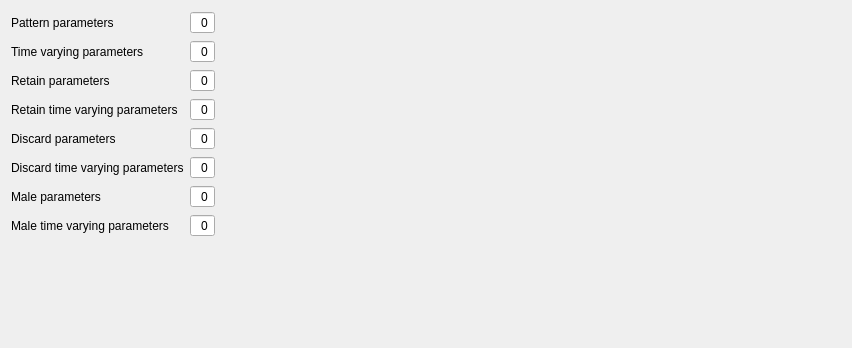
                <widget class="QWidget" name="scrollAreaWidgetContents">
                 <property name="geometry">
                  <rect>
                   <x>0</x>
                   <y>0</y>
                   <width>852</width>
                   <height>348</height>
                  </rect>
                 </property>
                 <layout class="QVBoxLayout" name="verticalLayout_17">
                  <item>
                   <layout class="QGridLayout" name="selex_size_parameters">
                    <item row="15" column="0" colspan="3">
                     <widget class="QLabel" name="label_sel_size_male_params">
                      <property name="text">
                       <string>Male parameters</string>
                      </property>
                     </widget>
                    </item>
                    <item row="17" column="0" colspan="3">
                     <widget class="QLabel" name="label_sel_size_male_tv_params">
                      <property name="text">
                       <string>Male time varying parameters</string>
                      </property>
                     </widget>
                    </item>
                    <item row="18" column="0" colspan="8">
                     <layout class="QVBoxLayout" name="verticalLayout_selex_size_male_tv_parms"/>
                    </item>
                    <item row="14" column="0" colspan="8">
                     <layout class="QVBoxLayout" name="verticalLayout_selex_size_discard_tv_parms"/>
                    </item>
                    <item row="6" column="0" colspan="8">
                     <layout class="QVBoxLayout" name="verticalLayout_selex_size_timevary_parms"/>
                    </item>
                    <item row="10" column="0" colspan="8">
                     <layout class="QVBoxLayout" name="verticalLayout_selex_size_retain_tv_parms"/>
                    </item>
                    <item row="5" column="0" colspan="3">
                     <widget class="QLabel" name="label_sel_size_timevary_parms">
                      <property name="text">
                       <string>Time varying parameters</string>
                      </property>
                     </widget>
                    </item>
                    <item row="9" column="0" colspan="3">
                     <widget class="QLabel" name="label_sel_size_retain_tv_params">
                      <property name="text">
                       <string>Retain time varying parameters</string>
                      </property>
                     </widget>
                    </item>
                    <item row="3" column="5">
                     <spacer name="horizontalSpacer_28">
                      <property name="orientation">
                       <enum>Qt::Horizontal</enum>
                      </property>
                      <property name="sizeHint" stdset="0">
                       <size>
                        <width>40</width>
                        <height>20</height>
                       </size>
                      </property>
                     </spacer>
                    </item>
                    <item row="13" column="0" colspan="3">
                     <widget class="QLabel" name="label_sel_size_discard_tv_params">
                      <property name="minimumSize">
                       <size>
                        <width>155</width>
                        <height>0</height>
                       </size>
                      </property>
                      <property name="text">
                       <string>Discard time varying parameters</string>
                      </property>
                     </widget>
                    </item>
                    <item row="7" column="0" colspan="3">
                     <widget class="QLabel" name="label_sel_size_retain_params">
                      <property name="text">
                       <string>Retain parameters</string>
                      </property>
                     </widget>
                    </item>
                    <item row="3" column="8">
                     <spacer name="horizontalSpacer_26">
                      <property name="orientation">
                       <enum>Qt::Horizontal</enum>
                      </property>
                      <property name="sizeHint" stdset="0">
                       <size>
                        <width>40</width>
                        <height>20</height>
                       </size>
                      </property>
                     </spacer>
                    </item>
                    <item row="3" column="4">
                     <spacer name="horizontalSpacer_22">
                      <property name="orientation">
                       <enum>Qt::Horizontal</enum>
                      </property>
                      <property name="sizeHint" stdset="0">
                       <size>
                        <width>40</width>
                        <height>20</height>
                       </size>
                      </property>
                     </spacer>
                    </item>
                    <item row="4" column="0" colspan="9">
                     <layout class="QVBoxLayout" name="verticalLayout_selex_size_params"/>
                    </item>
                    <item row="8" column="0" colspan="9">
                     <layout class="QVBoxLayout" name="verticalLayout_sel_size_retain"/>
                    </item>
                    <item row="12" column="0" colspan="9">
                     <layout class="QVBoxLayout" name="verticalLayout_sel_size_discard"/>
                    </item>
                    <item row="16" column="0" colspan="9">
                     <layout class="QVBoxLayout" name="verticalLayout_sel_size_male"/>
                    </item>
                    <item row="3" column="3">
                     <widget class="QSpinBox" name="spinBox_selex_size_num_params">
                      <property name="alignment">
                       <set>Qt::AlignRight|Qt::AlignTrailing|Qt::AlignVCenter</set>
                      </property>
                      <property name="readOnly">
                       <bool>true</bool>
                      </property>
                      <property name="buttonSymbols">
                       <enum>QAbstractSpinBox::NoButtons</enum>
                      </property>
                      <property name="prefix">
                       <string/>
                      </property>
                     </widget>
                    </item>
                    <item row="11" column="0" colspan="3">
                     <widget class="QLabel" name="label_sel_size_discard_params">
                      <property name="text">
                       <string>Discard parameters</string>
                      </property>
                     </widget>
                    </item>
                    <item row="5" column="3">
                     <widget class="QSpinBox" name="spinBox_selex_size_numTVParams">
                      <property name="alignment">
                       <set>Qt::AlignRight|Qt::AlignTrailing|Qt::AlignVCenter</set>
                      </property>
                      <property name="readOnly">
                       <bool>true</bool>
                      </property>
                      <property name="buttonSymbols">
                       <enum>QAbstractSpinBox::NoButtons</enum>
                      </property>
                     </widget>
                    </item>
                    <item row="7" column="3">
                     <widget class="QSpinBox" name="spinBox_selex_size_numRetnParams">
                      <property name="alignment">
                       <set>Qt::AlignRight|Qt::AlignTrailing|Qt::AlignVCenter</set>
                      </property>
                      <property name="readOnly">
                       <bool>true</bool>
                      </property>
                      <property name="buttonSymbols">
                       <enum>QAbstractSpinBox::NoButtons</enum>
                      </property>
                     </widget>
                    </item>
                    <item row="9" column="3">
                     <widget class="QSpinBox" name="spinBox_selex_size_numRetnTVParams">
                      <property name="alignment">
                       <set>Qt::AlignRight|Qt::AlignTrailing|Qt::AlignVCenter</set>
                      </property>
                      <property name="readOnly">
                       <bool>true</bool>
                      </property>
                      <property name="buttonSymbols">
                       <enum>QAbstractSpinBox::NoButtons</enum>
                      </property>
                     </widget>
                    </item>
                    <item row="11" column="3">
                     <widget class="QSpinBox" name="spinBox_selex_size_numDiscParams">
                      <property name="alignment">
                       <set>Qt::AlignRight|Qt::AlignTrailing|Qt::AlignVCenter</set>
                      </property>
                      <property name="readOnly">
                       <bool>true</bool>
                      </property>
                      <property name="buttonSymbols">
                       <enum>QAbstractSpinBox::NoButtons</enum>
                      </property>
                     </widget>
                    </item>
                    <item row="13" column="3">
                     <widget class="QSpinBox" name="spinBox_selex_size_numDiscTVParams">
                      <property name="alignment">
                       <set>Qt::AlignRight|Qt::AlignTrailing|Qt::AlignVCenter</set>
                      </property>
                      <property name="readOnly">
                       <bool>true</bool>
                      </property>
                      <property name="buttonSymbols">
                       <enum>QAbstractSpinBox::NoButtons</enum>
                      </property>
                     </widget>
                    </item>
                    <item row="15" column="3">
                     <widget class="QSpinBox" name="spinBox_selex_size_numMaleParams">
                      <property name="alignment">
                       <set>Qt::AlignRight|Qt::AlignTrailing|Qt::AlignVCenter</set>
                      </property>
                      <property name="readOnly">
                       <bool>true</bool>
                      </property>
                      <property name="buttonSymbols">
                       <enum>QAbstractSpinBox::NoButtons</enum>
                      </property>
                     </widget>
                    </item>
                    <item row="17" column="3">
                     <widget class="QSpinBox" name="spinBox_selex_size_numMaleTVParams">
                      <property name="alignment">
                       <set>Qt::AlignRight|Qt::AlignTrailing|Qt::AlignVCenter</set>
                      </property>
                      <property name="readOnly">
                       <bool>true</bool>
                      </property>
                      <property name="buttonSymbols">
                       <enum>QAbstractSpinBox::NoButtons</enum>
                      </property>
                     </widget>
                    </item>
                    <item row="3" column="0" colspan="3">
                     <widget class="QLabel" name="label_sel_size_pattern_params">
                      <property name="minimumSize">
                       <size>
                        <width>155</width>
                        <height>0</height>
                       </size>
                      </property>
                      <property name="text">
                       <string>Pattern parameters </string>
                      </property>
                     </widget>
                    </item>
                   </layout>
                  </item>
                  <item>
                   <spacer name="verticalSpacer_2">
                    <property name="orientation">
                     <enum>Qt::Vertical</enum>
                    </property>
                    <property name="sizeHint" stdset="0">
                     <size>
                      <width>20</width>
                      <height>40</height>
                     </size>
                    </property>
                   </spacer>
                  </item>
                 </layout>
                </widget>
